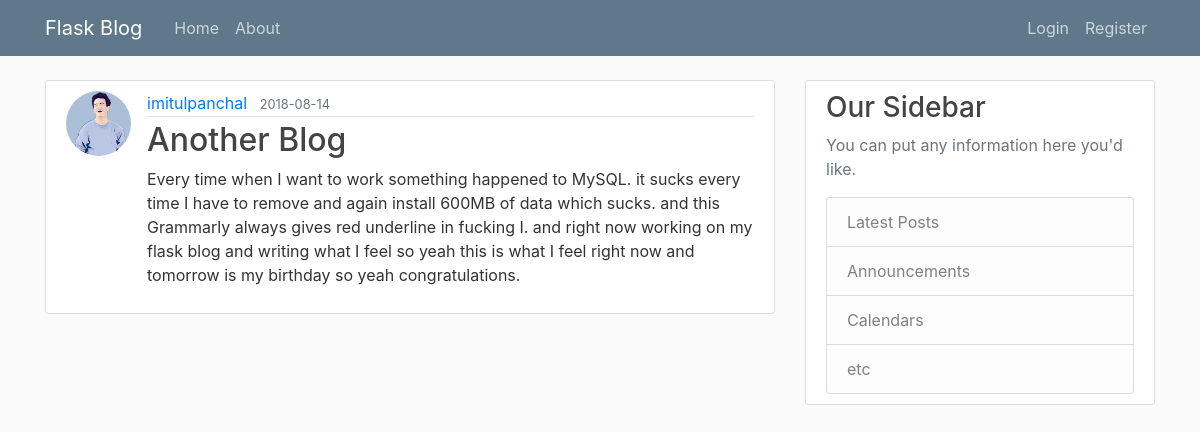
The page /posts/2 on the database its author committed.
### blog/models.py (models this page shows, shortened)
class User(db.Model, UserMixin):
    id = db.Column(db.Integer, primary_key = True)
    username = db.Column(db.String(20), unique = True, nullable = False)
    email = db.Column(db.String(120), unique = True, nullable = False)
    image_file = db.Column(db.String(20), nullable = False, default = 'default.jpg')
    password = db.Column(db.String(60), nullable = False)
    posts = db.relationship('Post', backref = 'author', lazy = True)

class Post(db.Model):
    id = db.Column(db.Integer, primary_key = True)
    title = db.Column(db.String(100), nullable = False)
    date_posted = db.Column(db.DateTime, nullable = False, default = datetime.utcnow)
    content = db.Column(db.Text, nullable = False)
    user_id = db.Column(db.Integer, db.ForeignKey('user.id'), nullable = False)

### blog/routes.py (the view)
@app.route("/posts/<post_id>")
def post(post_id):
    post = Post.query.get_or_404(post_id)
    return render_template('post.html', title=post.title, post=post)

### blog/templates/post.html (shortened to what this page needs)
{% extends "layout.html" %}
{% block content %}
<article class="media content-section">
	<img class="rounded-circle article-img" src="{{ url_for('static',
	filename='profile/'+ post.author.image_file) }}">
	<div class="media-body">
		<div class="article-metadata">
			<a class="mr-2" href="#">{{ post.author.username }}</a>
			<small class="text-muted">{{ post.date_posted.strftime('%Y-%m-%d') }}</small>
	</div>
	<h2 class="article-title">
		{{ post.title }}
	</h2>
	<p class="article-content">{{ post.content }}</p>
</div>
</article>
{% endblock content %}

### blog/static/main.css (style rules this page uses)
body { background: #fafafa; color: #333333; margin-top: 5rem; }
h1, h2, h3, h4, h5, h6 { color: #444444; }
.content-section { background: #ffffff; padding: 10px 20px; border: 1px solid #dddddd; border-radius: 3px; margin-bottom: 20px; }
.article-title { color: #444444; }
.article-content { white-space: pre-line; }
.article-img { height: 65px; width: 65px; margin-right: 16px; }
.article-metadata { padding-bottom: 1px; margin-bottom: 4px; border-bottom: 1px solid #e3e3e3 }

### rows shown on the page
User: image_file (placeholder picture), author.username "imitulpanchal"
Post: date_posted "2018-08-14", title "Another Blog", content "Every time when I want to work something happened to MySQL. it sucks every time I have to remove and again install 600MB of data which sucks. and this Grammarly always gives red underline in fucking I. and right now working on my flask blog and writing what I feel so yeah this is what I feel right now and tomorrow is my birthday so yeah congratulations."
